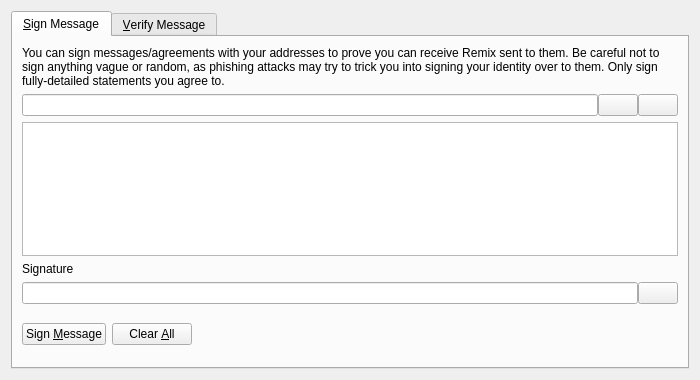
<?xml version="1.0" encoding="UTF-8"?>
<ui version="4.0">
 <class>SignVerifyMessageDialog</class>
 <widget class="QDialog" name="SignVerifyMessageDialog">
  <property name="geometry">
   <rect>
    <x>0</x>
    <y>0</y>
    <width>700</width>
    <height>380</height>
   </rect>
  </property>
  <property name="windowTitle">
   <string>Signatures - Sign / Verify a Message</string>
  </property>
  <property name="modal">
   <bool>true</bool>
  </property>
  <layout class="QVBoxLayout" name="verticalLayout">
   <item>
    <widget class="QTabWidget" name="tabWidget">
     <property name="currentIndex">
      <number>0</number>
     </property>
     <widget class="QWidget" name="tabSignMessage">
      <attribute name="title">
       <string>&amp;Sign Message</string>
      </attribute>
      <layout class="QVBoxLayout" name="verticalLayout_SM">
       <item>
        <widget class="QLabel" name="infoLabel_SM">
         <property name="text">
          <string>You can sign messages/agreements with your addresses to prove you can receive Remix sent to them. Be careful not to sign anything vague or random, as phishing attacks may try to trick you into signing your identity over to them. Only sign fully-detailed statements you agree to.</string>
         </property>
         <property name="textFormat">
          <enum>Qt::PlainText</enum>
         </property>
         <property name="wordWrap">
          <bool>true</bool>
         </property>
        </widget>
       </item>
       <item>
        <layout class="QHBoxLayout" name="horizontalLayout_1_SM">
         <property name="spacing">
          <number>0</number>
         </property>
         <item>
          <widget class="QValidatedLineEdit" name="addressIn_SM">
           <property name="toolTip">
            <string>The Remix address to sign the message with</string>
           </property>
          </widget>
         </item>
         <item>
          <widget class="QPushButton" name="addressBookButton_SM">
           <property name="toolTip">
            <string>Choose previously used address</string>
           </property>
           <property name="text">
            <string/>
           </property>
           <property name="shortcut">
            <string>Alt+A</string>
           </property>
           <property name="autoDefault">
            <bool>false</bool>
           </property>
          </widget>
         </item>
         <item>
          <widget class="QPushButton" name="pasteButton_SM">
           <property name="toolTip">
            <string>Paste address from clipboard</string>
           </property>
           <property name="text">
            <string/>
           </property>
           <property name="shortcut">
            <string>Alt+P</string>
           </property>
           <property name="autoDefault">
            <bool>false</bool>
           </property>
          </widget>
         </item>
        </layout>
       </item>
       <item>
        <widget class="QPlainTextEdit" name="messageIn_SM">
         <property name="toolTip">
          <string>Enter the message you want to sign here</string>
         </property>
        </widget>
       </item>
       <item>
        <widget class="QLabel" name="signatureLabel_SM">
         <property name="text">
          <string>Signature</string>
         </property>
         <property name="textFormat">
          <enum>Qt::PlainText</enum>
         </property>
        </widget>
       </item>
       <item>
        <layout class="QHBoxLayout" name="horizontalLayout_2_SM">
         <property name="spacing">
          <number>0</number>
         </property>
         <item>
          <widget class="QLineEdit" name="signatureOut_SM">
           <property name="font">
            <font>
             <italic>true</italic>
            </font>
           </property>
           <property name="readOnly">
            <bool>true</bool>
           </property>
          </widget>
         </item>
         <item>
          <widget class="QPushButton" name="copySignatureButton_SM">
           <property name="toolTip">
            <string>Copy the current signature to the system clipboard</string>
           </property>
           <property name="text">
            <string/>
           </property>
           <property name="autoDefault">
            <bool>false</bool>
           </property>
          </widget>
         </item>
        </layout>
       </item>
       <item>
        <layout class="QHBoxLayout" name="horizontalLayout_3_SM">
         <item>
          <widget class="QPushButton" name="signMessageButton_SM">
           <property name="toolTip">
            <string>Sign the message to prove you own this Remix address</string>
           </property>
           <property name="text">
            <string>Sign &amp;Message</string>
           </property>
           <property name="autoDefault">
            <bool>false</bool>
           </property>
          </widget>
         </item>
         <item>
          <widget class="QPushButton" name="clearButton_SM">
           <property name="toolTip">
            <string>Reset all sign message fields</string>
           </property>
           <property name="text">
            <string>Clear &amp;All</string>
           </property>
           <property name="autoDefault">
            <bool>false</bool>
           </property>
          </widget>
         </item>
         <item>
          <spacer name="horizontalSpacer_1_SM">
           <property name="orientation">
            <enum>Qt::Horizontal</enum>
           </property>
           <property name="sizeHint" stdset="0">
            <size>
             <width>40</width>
             <height>48</height>
            </size>
           </property>
          </spacer>
         </item>
         <item>
          <widget class="QLabel" name="statusLabel_SM">
           <property name="font">
            <font>
             <weight>75</weight>
             <bold>true</bold>
            </font>
           </property>
           <property name="text">
            <string/>
           </property>
           <property name="wordWrap">
            <bool>true</bool>
           </property>
          </widget>
         </item>
         <item>
          <spacer name="horizontalSpacer_2_SM">
           <property name="orientation">
            <enum>Qt::Horizontal</enum>
           </property>
           <property name="sizeHint" stdset="0">
            <size>
             <width>40</width>
             <height>48</height>
            </size>
           </property>
          </spacer>
         </item>
        </layout>
       </item>
      </layout>
     </widget>
     <widget class="QWidget" name="tabVerifyMessage">
      <attribute name="title">
       <string>&amp;Verify Message</string>
      </attribute>
      <layout class="QVBoxLayout" name="verticalLayout_VM">
       <item>
        <widget class="QLabel" name="infoLabel_VM">
         <property name="text">
          <string>Enter the receiver's address, message (ensure you copy line breaks, spaces, tabs, etc. exactly) and signature below to verify the message. Be careful not to read more into the signature than what is in the signed message itself, to avoid being tricked by a man-in-the-middle attack. Note that this only proves the signing party receives with the address, it cannot prove sendership of any transaction!</string>
         </property>
         <property name="textFormat">
          <enum>Qt::PlainText</enum>
         </property>
         <property name="alignment">
          <set>Qt::AlignLeading|Qt::AlignLeft|Qt::AlignTop</set>
         </property>
         <property name="wordWrap">
          <bool>true</bool>
         </property>
        </widget>
       </item>
       <item>
        <layout class="QHBoxLayout" name="horizontalLayout_1_VM">
         <property name="spacing">
          <number>0</number>
         </property>
         <item>
          <widget class="QValidatedLineEdit" name="addressIn_VM">
           <property name="toolTip">
            <string>The Remix address the message was signed with</string>
           </property>
          </widget>
         </item>
         <item>
          <widget class="QPushButton" name="addressBookButton_VM">
           <property name="toolTip">
            <string>Choose previously used address</string>
           </property>
           <property name="text">
            <string/>
           </property>
           <property name="shortcut">
            <string>Alt+A</string>
           </property>
           <property name="autoDefault">
            <bool>false</bool>
           </property>
          </widget>
         </item>
        </layout>
       </item>
       <item>
        <widget class="QPlainTextEdit" name="messageIn_VM"/>
       </item>
       <item>
        <widget class="QValidatedLineEdit" name="signatureIn_VM"/>
       </item>
       <item>
        <layout class="QHBoxLayout" name="horizontalLayout_2_VM">
         <item>
          <widget class="QPushButton" name="verifyMessageButton_VM">
           <property name="toolTip">
            <string>Verify the message to ensure it was signed with the specified Remix address</string>
           </property>
           <property name="text">
            <string>Verify &amp;Message</string>
           </property>
           <property name="autoDefault">
            <bool>false</bool>
           </property>
          </widget>
         </item>
         <item>
          <widget class="QPushButton" name="clearButton_VM">
           <property name="toolTip">
            <string>Reset all verify message fields</string>
           </property>
           <property name="text">
            <string>Clear &amp;All</string>
           </property>
           <property name="autoDefault">
            <bool>false</bool>
           </property>
          </widget>
         </item>
         <item>
          <spacer name="horizontalSpacer_1_VM">
           <property name="orientation">
            <enum>Qt::Horizontal</enum>
           </property>
           <property name="sizeHint" stdset="0">
            <size>
             <width>40</width>
             <height>48</height>
            </size>
           </property>
          </spacer>
         </item>
         <item>
          <widget class="QLabel" name="statusLabel_VM">
           <property name="font">
            <font>
             <weight>75</weight>
             <bold>true</bold>
            </font>
           </property>
           <property name="text">
            <string/>
           </property>
           <property name="wordWrap">
            <bool>true</bool>
           </property>
          </widget>
         </item>
         <item>
          <spacer name="horizontalSpacer_2_VM">
           <property name="orientation">
            <enum>Qt::Horizontal</enum>
           </property>
           <property name="sizeHint" stdset="0">
            <size>
             <width>40</width>
             <height>48</height>
            </size>
           </property>
          </spacer>
         </item>
        </layout>
       </item>
      </layout>
     </widget>
    </widget>
   </item>
  </layout>
 </widget>
 <customwidgets>
  <customwidget>
   <class>QValidatedLineEdit</class>
   <extends>QLineEdit</extends>
   <header>qvalidatedlineedit.h</header>
  </customwidget>
 </customwidgets>
 <resources>
  <include location="../remix.qrc"/>
 </resources>
 <connections/>
</ui>
